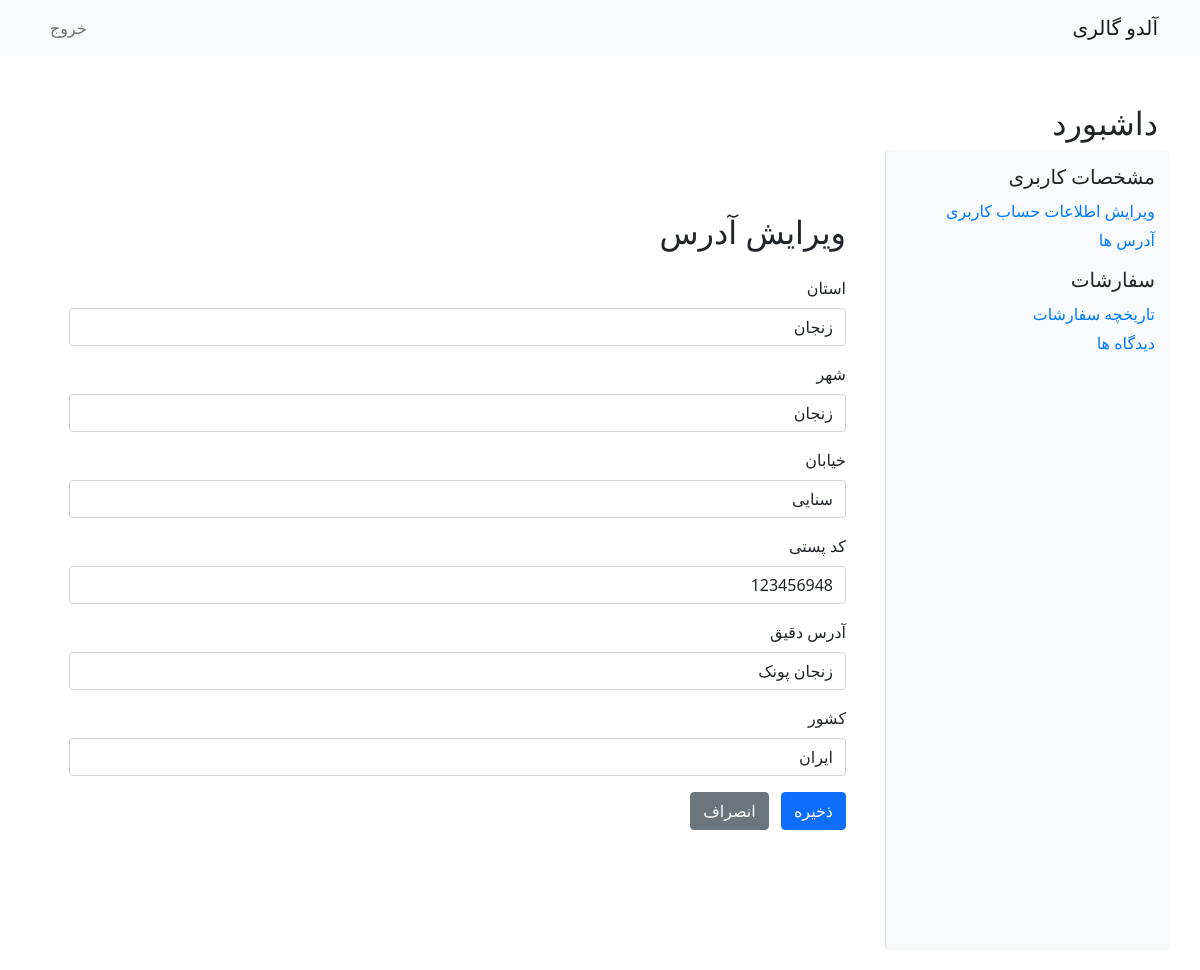
Screenshot of /accounts/addresses/2/edit/ (signed in) with the database file from the repository.
### accounts/models.py (models this page shows, shortened)
class Address(models.Model):
    user = models.ForeignKey(User, on_delete=models.CASCADE, related_name='addresses')
    line_1 = models.CharField(max_length=255)
    line_2 = models.CharField(max_length=255, blank=True, null=True)
    city = models.CharField(max_length=100)
    state = models.CharField(max_length=100)
    postal_code = models.CharField(max_length=20)
    country = models.CharField(max_length=100)

### accounts/views.py (the view)
# urls.py: path('addresses/<int:pk>/edit/', address_update, name='address_update'),
@login_required
def address_update(request, pk):
    address = get_object_or_404(Address, pk=pk, user=request.user)
    if request.method == 'POST':
        form = AddressForm(request.POST, instance=address)
        if form.is_valid():
            form.save()
            return redirect('address_list')
    else:
        form = AddressForm(instance=address)
    return render(request, 'accounts/address_form.html', {'form': form})

### accounts/forms.py
class AddressForm(forms.ModelForm):
    class Meta:
        model = Address
        fields = ['line_1', 'line_2', 'city', 'state', 'postal_code', 'country']
        labels = {
            'line_1': 'خیابان',
            'line_2': ' آدرس دقیق',
            'city': 'شهر',
            'state': 'استان',
            'postal_code': 'کد پستی',
            'country': 'کشور',
        }

### customers/templatetags/custom_filters.py (called while the page is built)
@register.filter(name='add_class')
def add_class(field, css_class):
    return field.as_widget(attrs={'class': css_class})

### templates/accounts/address_form.html (shortened to what this page needs)
{% extends 'customers/base.html' %}
{% load custom_filters %}
{% block content %}
<div class="container mt-5">
    <h2 class="mb-4">{% if form.instance.pk %}ویرایش آدرس{% else %}افزودن آدرس{% endif %}</h2>
    <form method="post">
        <div class="mb-3">
            <label for="id_zip_code" class="form-label">{{ form.state.label }}</label>
            {{ form.state|add_class:"form-control"  }}
        </div>
        <div class="mb-3">
            <label for="id_city" class="form-label">{{ form.city.label }}</label>
            {{ form.city|add_class:"form-control"  }}
        </div>
        <div class="mb-3">
            <label for="id_address" class="form-label">{{ form.line_1.label }}</label>
            {{ form.line_1 |add_class:"form-control" }}
        </div>
        <div class="mb-3">
            <label for="id_zip_code" class="form-label">{{ form.postal_code.label }}</label>
            {{ form.postal_code|add_class:"form-control"  }}
        </div>
        <div class="mb-3">
            <label for="id_address" class="form-label">{{ form.line_2.label }}</label>
            {{ form.line_2|add_class:"form-control"  }}
        </div>
        <div class="mb-3">
            <label for="id_zip_code" class="form-label">{{ form.country.label }}</label>
            {{ form.country|add_class:"form-control"  }}
        </div>
        <button type="submit" class="btn btn-primary">ذخیره</button>
        <a href="{% url 'address_list' %}" class="btn btn-secondary ms-2">انصراف</a>
    </form>
</div>
{% endblock %}

### rows the page displays
Address: state "زنجان", city "زنجان", line_1 "سنایی", postal_code "123456948", line_2 "زنجان پونک", country "ایران"
